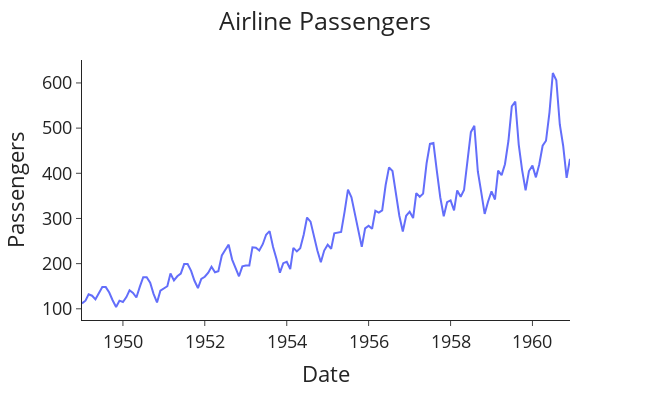

Notebook code cell kept with this figure:
### Markdown cell above
# SARIMA

### Code cell
# Import packages
import plotly.express as px
import pandas as pd

# Read in the data
data=pd.read_csv('../Datasets/airline_passengers (5).csv')
data['Month'] = pd.to_datetime(data['Month'])


def plot_passenger_volumes(df: pd.DataFrame,
                           y: str) -> None:
    """General function to plot the passenger data."""

    fig = px.line(df, x='Month', y=y, labels={'Month': 'Date'})
    fig.update_layout(template="simple_white", font=dict(size=18), title_text='Airline Passengers',
                      width=650, title_x=0.5, height=400)

    return fig.show()


# Plot the airline passenger data
plot_passenger_volumes(df=data, y='Passengers')

### Figure 1 — Plotly figure (JSON) as saved in the notebook; plotly's stock layout.template omitted (floating-point values rounded to 4 significant figures; data arrays with more than 128 entries replaced by an {"elided": "..."} marker saying what was removed)
{"data": [{"hovertemplate": "Date=%{x}<br>Passengers=%{y}<extra></extra>", "legendgroup": "", "line": {"color": "#636efa", "dash": "solid"}, "marker": {"symbol": "circle"}, "mode": "lines", "name": "", "orientation": "v", "showlegend": false, "type": "scatter", "x": {"elided": "144 str values"}, "xaxis": "x", "y": {"elided": "144 int values"}, "yaxis": "y"}], "layout": {"font": {"size": 18}, "height": 400, "legend": {"tracegroupgap": 0}, "margin": {"t": 60}, "title": {"text": "Airline Passengers", "x": 0.5}, "width": 650, "xaxis": {"anchor": "y", "domain": [0, 1], "title": {"text": "Date"}}, "yaxis": {"anchor": "x", "domain": [0, 1], "title": {"text": "Passengers"}}}}
